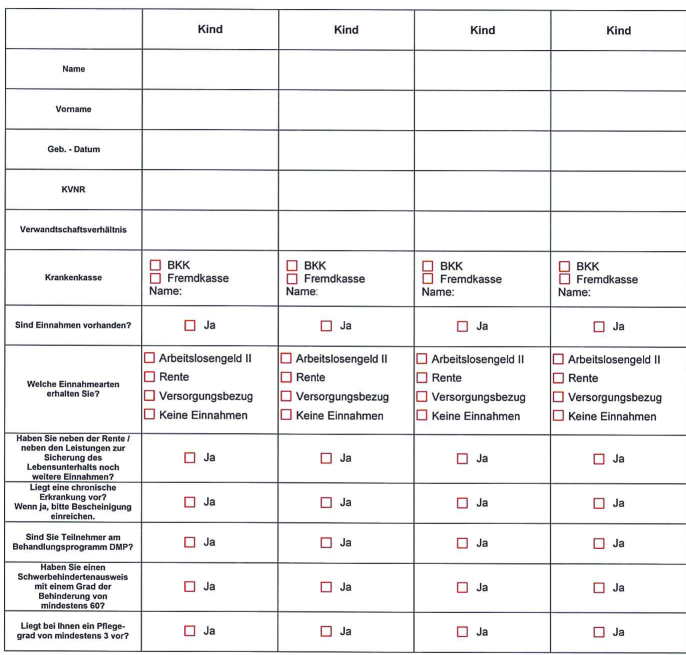
#> input picture tables/1.png, 2058 x 1963 px (shown at 1/3 size); its folder holds only this picture in this run
$ python extract_cells.py   (older library calls are emulated)
#> lines starting #> are read from the running program, lines starting #| are printed output that depends on the picture; after the words box and inside, x2 and y2 are one past the last pixel; in counts of white or black regions, pixels touching at a corner belong together
### detect.py
import cv2
import numpy as np
import pandas as pd
import matplotlib.pyplot as plt
import os


def detect_box(image, config):
    mask = np.zeros(image.shape, dtype=np.uint8)
    mask_2 = mask.copy()
    gray_scale=cv2.cvtColor(image,cv2.COLOR_BGR2GRAY)

    thresh = cv2.threshold(gray_scale, 0, 255, cv2.THRESH_BINARY_INV + cv2.THRESH_OTSU)[1]

    # Detect the grid boarder
    cnts = cv2.findContours(thresh, cv2.RETR_EXTERNAL, cv2.CHAIN_APPROX_SIMPLE)
    cnts = cnts[0] if len(cnts) == 2 else cnts[1]
    for c in cnts:
        area = cv2.contourArea(c)
        if area > 100000:
            cv2.drawContours(mask, [c], -1, (255,255,255), -1)
            cv2.drawContours(mask_2, [c], -1, (255,255,255), 10)

    mask = cv2.cvtColor(mask, cv2.COLOR_BGR2GRAY)
    mask_2 = cv2.cvtColor(mask_2, cv2.COLOR_BGR2GRAY)
    filled_mask = mask_2.copy()
    mask = cv2.bitwise_and(mask, thresh)


    # Find horizontal line
    kernal_h = cv2.getStructuringElement(cv2.MORPH_RECT, (55,1))
    detect_horizontal = cv2.morphologyEx(mask, cv2.MORPH_OPEN, kernal_h, iterations=1)
    detect_horizontal = cv2.dilate(detect_horizontal, kernal_h, iterations = 5)
    lines = cv2.HoughLinesP(detect_horizontal, config['HOUGHLINES']['RHO'], config['HOUGHLINES']['THETA'],
                            config['HOUGHLINES']['THRESHOLD'], np.array([]),
                        config['HOUGHLINES']['HORIZONTAL_MIN_LINE_LENGTH'], config['HOUGHLINES']['MAX_LINE_GAP'])

    # Draw horizontal lines
    for line in lines:
        for x1,y1,x2,y2 in line:
            cv2.line(filled_mask,(x1,y1),(x2,y2),(128,128,128),3)

    # Find vertical lines
    kernal_v = cv2.getStructuringElement(cv2.MORPH_RECT, (1,55))
    detect_vertical = cv2.morphologyEx(mask, cv2.MORPH_OPEN, kernal_v, iterations=2)
    detect_vertical = cv2.dilate(detect_vertical, kernal_v, iterations = 10)
    lines = cv2.HoughLinesP(detect_vertical, config['HOUGHLINES']['RHO'], config['HOUGHLINES']['THETA'],
                            config['HOUGHLINES']['THRESHOLD'], np.array([]),
                        config['HOUGHLINES']['VERTICAL_MIN_LINE_LENGTH'], config['HOUGHLINES']['MAX_LINE_GAP'])

    # Draw vertical lines
    for line in lines:
        for x1,y1,x2,y2 in line:
            cv2.line(filled_mask,(x1,y1),(x2,y2),(128,128,128),3)

    img_bin_final = cv2.bitwise_and(mask, filled_mask)
    img_bin_final = cv2.threshold(img_bin_final, 128, 255, cv2.THRESH_BINARY_INV + cv2.THRESH_OTSU)[1]
    final_kernel=np.ones((3,3), np.uint8)
    img_bin_final=cv2.dilate(~img_bin_final,final_kernel,iterations=5)

    ret, labels, stats,centroids = cv2.connectedComponentsWithStats(~img_bin_final, connectivity=8, ltype=cv2.CV_32S)
    for x,y,w,h,area in stats:
            image_temp = image.copy()
            cv2.rectangle(image_temp,(x,y),(x+w,y+h),(255,0,0), 5)

    stats = stats[2:]
    stats = sorted(stats.tolist(), key=lambda b:b[1], reverse=False)

    #Creating a list of heights for all detected boxes
    heights = [stats[i][3] for i in range(len(stats))]
    mean = np.mean(heights)

    #Creating two lists to define row and column in which cell is located
    row=[]
    column=[]
    #Sorting the boxes to their respective row and column
    box = stats
    for i in range(len(box)):
        if(i==0):
            column.append(box[i])
            previous=box[i]
        else:
            if(box[i][1]<=previous[1]+mean/2):
                column.append(box[i])
                previous=box[i]
                if(i==len(box)-1):
                    column.sort(key= lambda row: (row[0]))
                    row.append(column)
            else:
                column.sort(key= lambda row: (row[0]))
                row.append(column)
                column=[]
                previous = box[i]
                column.append(box[i])

    return row,labels


# [3 lines that do not run on import are left out]

### extract_cells.py
import argparse
from dataclasses import dataclass
from pathlib import Path
from typing import List
from detect import detect_box
import numpy as np
import cv2
from tqdm.auto import tqdm


@dataclass
class BoxAnnotation:
    # this is a common data structure we use in many projects, pls use it as it is.
    x: int  # upper left corner x (absolute)
    y: int  # upper left corner y (absolute)
    width: int  # box width (absolute)
    height: int  # box height (absolute)
    class_name: str  # identifier for row and column starting at 0 (format: f"cell-{row}-{col}")


class TableAnalysis:

    config = {
        "parameter1": 42,
        "HOUGHLINES":{
            "RHO": 1,
            "THETA": np.pi/180,
            "THRESHOLD": 15, # For delete
            "HORIZONTAL_MIN_LINE_LENGTH": 50,  # minimum  pixels making up a line (recommend at 50)
            "VERTICAL_MIN_LINE_LENGTH": 600,  # minimum pixels making up a line (recommend at 700)
            "MAX_LINE_GAP": 50},
        "PERCENT_BOX_MAX_WIDTH": 0.4,  # Size of the box to percent depends on the size of image 0 ~ 1 (recommend at 0.4)
        "PERCENT_BOX_MIN_WIDTH": 0.1,  # 0 ~ 1 (recommend at 0.1)
        "PERCENT_BOX_MAX_HEIGHT": 0.5,  # 0 ~ 1 (recommend at 0.5)
        "PERCENT_BOX_MIN_HEIGHT": 0.03  # 0 ~ 1 (recommend at 0.03)
        # you should insert all config parameters here -> we will be able to read and change it with our framework
    }

    def process(self, filepath: Path) -> List[BoxAnnotation]:

        box_annotations: List[BoxAnnotation] = []

        # TODO: Insert your code (only) here, you can also write it in separate files and call it from here
        image = cv2.imread(str(filepath))
        stats, labels = detect_box(image, self.config)
        image_width = image.shape[0]
        image_height = image.shape[1]

        # example which creates one cell that covers the whole image
        for row, stat in enumerate(stats):
            col = 0
            for x_axis, y_axis, w, h, area in stat:
                if image_width*self.config["PERCENT_BOX_MAX_WIDTH"] > w > image_width*self.config["PERCENT_BOX_MIN_WIDTH"] \
                    and image_height*self.config["PERCENT_BOX_MAX_HEIGHT"] > h > image_height*self.config["PERCENT_BOX_MIN_HEIGHT"]:
                    box_annotations.append(BoxAnnotation(x=x_axis, y=y_axis , width=w, height=h, class_name=f"cell-{row}-{col}"))
                    col += 1

        return box_annotations

    def write_results(self, box_annotations: List[BoxAnnotation], filepath: Path, output_dir: Path):
        # this function should also not be changed

        # create output directory
        output_dir.mkdir(parents=True, exist_ok=True)

        image = cv2.imread(str(filepath), cv2.IMREAD_COLOR)
        image_height: int
        image_width: int
        image_height, image_width, *_ = image.shape

        for annotation in box_annotations:
            x1 = max(0, annotation.x)
            y1 = max(0, annotation.y)
            x2 = min(image_width, x1 + annotation.width)
            y2 = min(image_height, y1 + annotation.height)

            cell = image[y1:y2, x1:x2, ...]

            cv2.imwrite(f"{output_dir/annotation.class_name}.png", cell)


def main(table_dir: str, result_dir: str):
    # this part calls the process function above for every picture (pls. dont change it)
    table_analysis = TableAnalysis()

    tables = list(Path(table_dir).glob("*.png"))

    filepath: Path
    for filepath in tqdm(tables, desc="Processing Tables", unit="tables"):
        box_annotations = table_analysis.process(filepath)
#> in process, image is the input picture: shape (1963, 2058, 3); mean B, G, R 240.5, 239.9, 240.5
#> in detect_box, `thresh = cv2.threshold(gray_scale, 0, 255, cv2.THRESH_BINARY_INV + cv2..`:
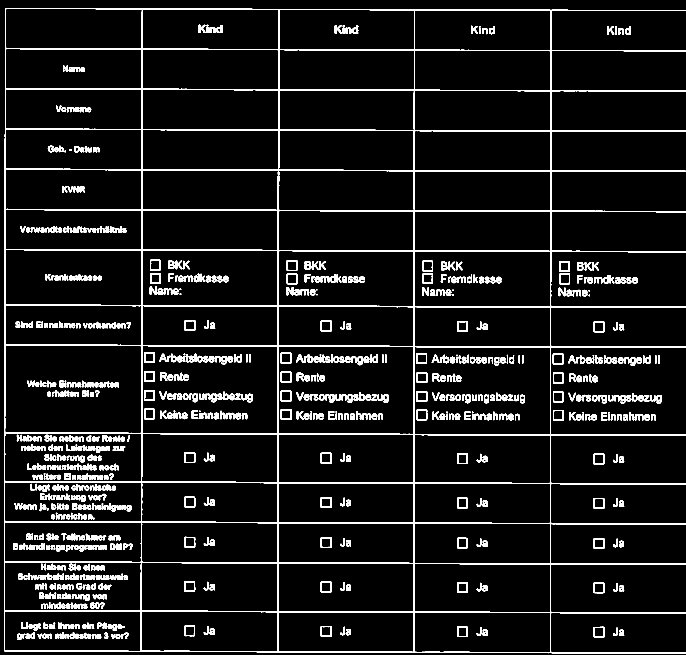
#> thresh: shape (1963, 2058) (shown at 1/3 size); 7.4% white; 833 white regions (22 under 20 px)
#> in detect_box, `cnts = cv2.findContours(thresh, cv2.RETR_EXTERNAL, cv2.CHAIN_APPROX_SI..`: cnts = 104 contours, 5 with area under 20; largest, box (x1, y1, x2, y2) and area: (12, 24, 2058, 1961) 3179223, (1677, 783, 1710, 816) 1018, (1781, 964, 1814, 997) 1006, (1658, 1060, 1691, 1093) 990, (1781, 1494, 1814, 1527) 990
#> the loop in detect_box, `for c in cnts:` made 104 passes
#> area on passes 1 to 8: 193, 124.5, 985.5, 195, 126, 981.5, 199.5, 131
#> after the loop in detect_box, `for c in cnts:`:
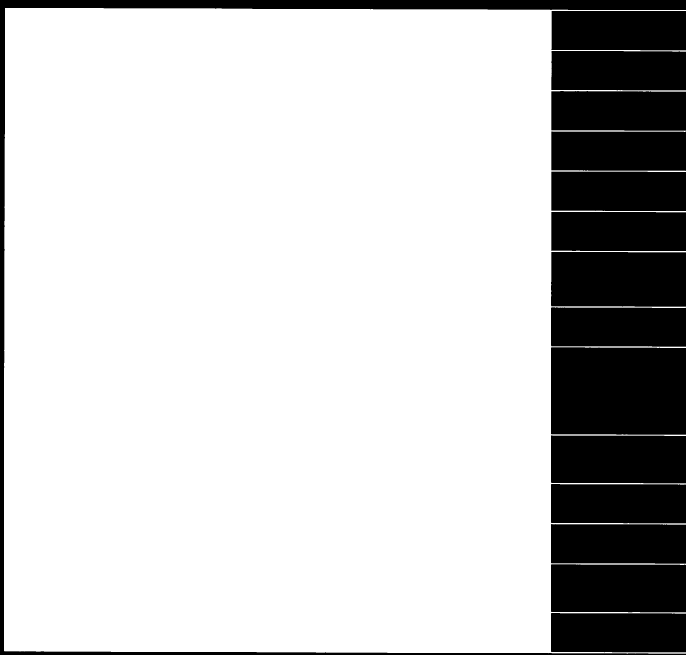
#> mask: shape (1963, 2058, 3) (shown at 1/3 size); 78.9% white; 15 black regions, largest, box (x1, y1, x2, y2) and area: (1653, 1042, 2058, 1304) 105522, (0, 0, 2058, 1963) 92029, (1653, 756, 2058, 920) 65890
#> in detect_box, `lines = cv2.HoughLinesP(detect_horizontal, config['HOUGHLINES']['RHO']..`: lines = 149 rows, first 6: [18, 148, 1298, 148], [30, 1688, 1362, 1688], [762, 150, 2055, 150], [567, 270, 1984, 270], [621, 1303, 1983, 1303], [297, 918, 1676, 918]
#> the loop in detect_box, `for line in lines:` made 149 passes
#> after the loop in detect_box, `for line in lines:`:
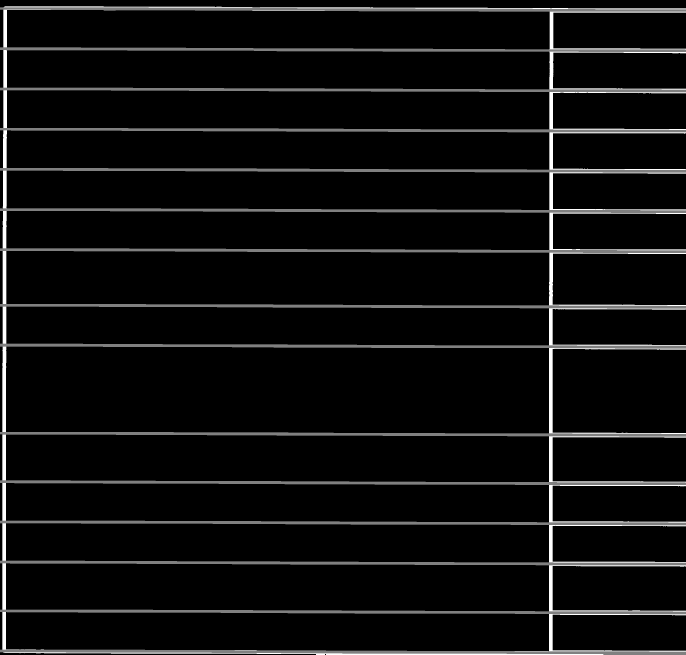
#> filled_mask: shape (1963, 2058) (shown at 1/3 size); min 0, max 255, mean 13.3
#> in detect_box, `kernal_v = cv2.getStructuringElement(cv2.MORPH_RECT, (1,55))`: kernal_v = 55 values from 1 to 1
#> in detect_box, `detect_vertical = cv2.dilate(detect_vertical, kernal_v, iterations = 10)`:
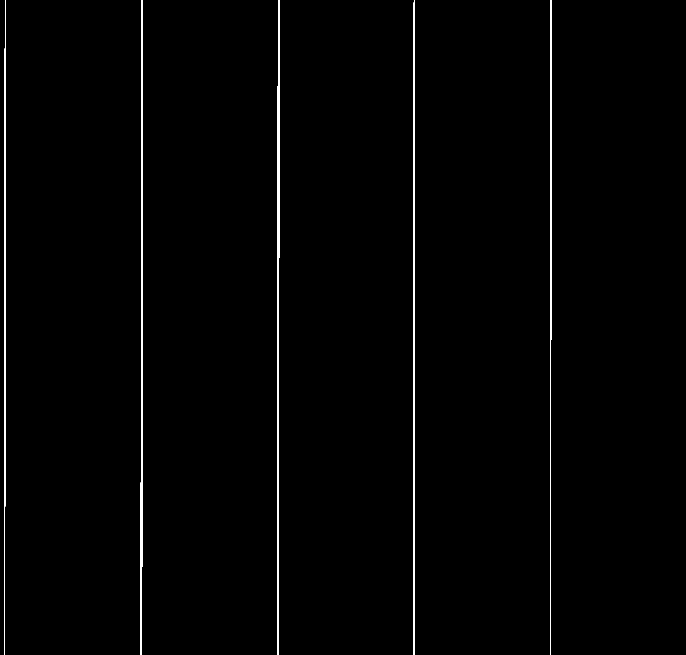
#> detect_vertical: shape (1963, 2058) (shown at 1/3 size); 1% white; 5 white regions, box (x1, y1, x2, y2) and area: (832, 0, 838, 1963) 8911, (422, 0, 429, 1963) 8878, (1240, 0, 1245, 1963) 8255, (12, 0, 18, 1963) 8115, (1650, 0, 1655, 1963) 7102
#> in detect_box, `lines = cv2.HoughLinesP(detect_vertical, config['HOUGHLINES']['RHO'], ..`: lines = 26 rows, first 6: [14, 1962, 14, 145], [834, 1962, 834, 0], [835, 1953, 835, 0], [1244, 1184, 1244, 0], [424, 1962, 424, 236], [425, 1962, 425, 0]
#> the loop in detect_box, `for line in lines:` made 26 passes
#> after the loop in detect_box, `for line in lines:`:
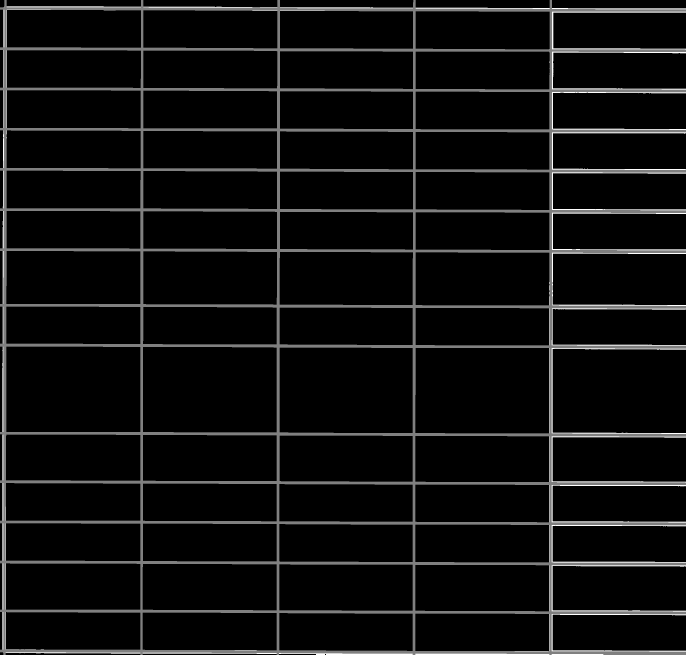
#> filled_mask: shape (1963, 2058) (shown at 1/3 size); 1.83% of pixels changed, all inside (x1, y1, x2, y2) = (10, 0, 1656, 1963)
#> in detect_box, `ret, labels, stats,centroids = cv2.connectedComponentsWithStats(~img_b..`:
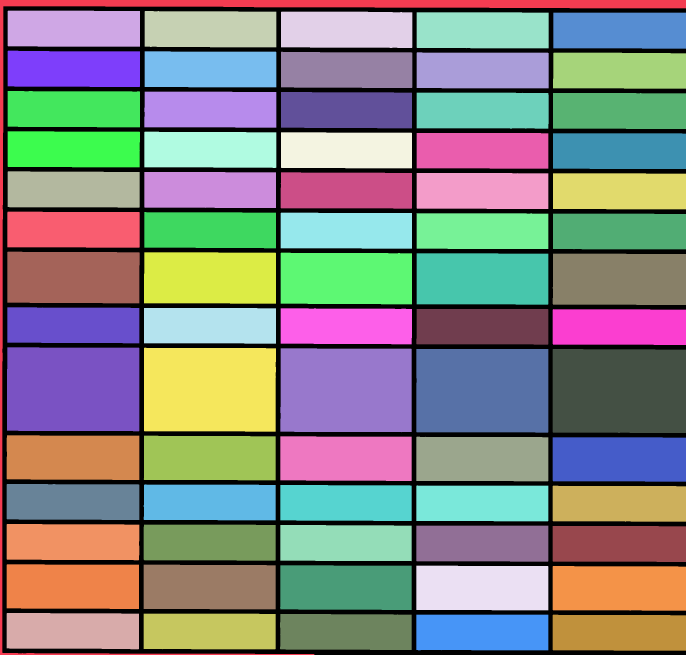
#> labels: shape (1963, 2058) int32 (shown at 1/3 size); 72 distinct labels, from 0 to 71; one colour per label, 0 black
#> in detect_box, `ret, labels, stats,centroids = cv2.connectedComponentsWithStats(~img_b..`: ret = 72; stats = 72 rows, first 6: [7, 19, 2051, 1944, 538130], [0, 0, 2058, 1963, 63156], [23, 32, 397, 108, 42646], [434, 33, 395, 109, 42349], [843, 35, 394, 109, 42329], [1250, 37, 396, 108, 42527]; centroids = 72 pairs, first value 217.9 to 1858.9, second value 85.56 to 1897.8
#> the loop in detect_box, `for x,y,w,h,area in stats:` made 72 passes
#> in detect_box, `stats = stats[2:]`: stats = 70 rows, first 6: [23, 32, 397, 108, 42646], [434, 33, 395, 109, 42349], [843, 35, 394, 109, 42329], [1250, 37, 396, 108, 42527], [1660, 38, 398, 108, 42718], [23, 152, 397, 109, 42368]
#> in detect_box, `stats = sorted(stats.tolist(), key=lambda b:b[1], reverse=False)`: stats = 70 items, first 6: [23, 32, 397, 108, 42646], [434, 33, 395, 109, 42349], [843, 35, 394, 109, 42329], [1250, 37, 396, 108, 42527], [1660, 38, 398, 108, 42718], [23, 152, 397, 109, 42368]
#> in detect_box, `heights = [stats[i][3] for i in range(len(stats))]`: heights = 70 values, max 252 at index 40, min 107 at index 18, mean 125.4
#> in detect_box, `mean = np.mean(heights)`: mean = 125.4
#> in detect_box, `box = stats`: box has the same summary as stats
#> the loop in detect_box, `for i in range(len(box)):` made 70 passes
#> after the loop in detect_box, `for i in range(len(box)):`: row = 14 items
#> the loop in process, `for row, stat in enumerate(stats):` made 14 passes
#> after the loop in process, `for row, stat in enumerate(stats):`: box_annotations = 70 items
#> box_annotations = 70 items
        output_dir = Path(result_dir, filepath.stem)
        table_analysis.write_results(box_annotations, filepath, output_dir)
#> the loop in write_results, `for annotation in box_annotations:` made 70 passes
#> (x1, y1, x2, y2) on passes 1 to 8: (23, 32, 420, 140), (434, 33, 829, 142), (843, 35, 1237, 144), (1250, 37, 1646, 145), (1660, 38, 2058, 146), (23, 152, 420, 261), (434, 154, 829, 262), (843, 155, 1237, 264)
#> pass 2, in write_results, `cell = image[y1:y2, x1:x2, ...]`:
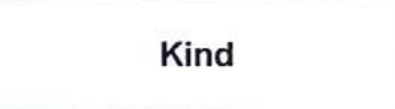
#> cell: shape (109, 395, 3); mean B, G, R 250.4, 250.1, 250.2


if __name__ == "__main__":
    parser = argparse.ArgumentParser()
    parser.add_argument("table_dir", type=str, nargs="?", default="./tables")
    parser.add_argument("result_dir", type=str, nargs="?", default="./results")
    args = parser.parse_args()
    main(table_dir=args.table_dir, result_dir=args.result_dir)

$ run again, on tables/10.png
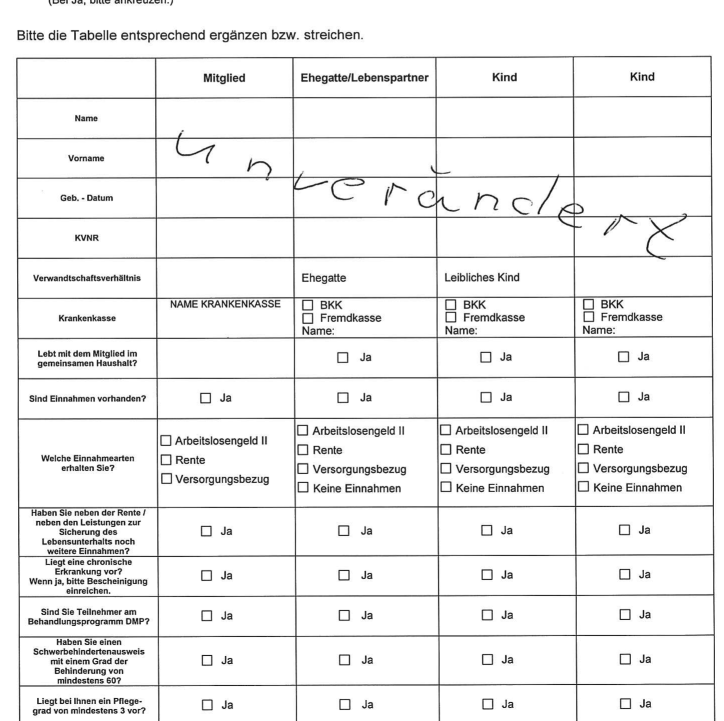
#> input picture tables/10.png, 2170 x 2162 px (shown at 1/3 size)
#> in process, image is the input picture: shape (2162, 2170, 3); min 0, max 255, mean 239.8
#> thresh: shape (2162, 2170); 7.4% white; 1002 white regions (35 under 20 px)
#> cnts = 134 contours, 9 with area under 20; largest, box (x1, y1, x2, y2) and area: (49, 167, 2146, 2162) 3935143, (1018, 2097, 1052, 2130) 1029, (1447, 2096, 1480, 2129) 1017, (1860, 2095, 1893, 2127) 990, (605, 2098, 638, 2131) 988
#> the loop in detect_box, `for c in cnts:` made 134 passes
#> area on passes 1 to 8: 143.5, 84.5, 91.5, 107, 110, 93.5, 107, 101.5
#> in detect_box, `lines = cv2.HoughLinesP(detect_horizontal, config['HOUGHLINES']['RHO']..`: lines = 139 rows, first 6: [1043, 1011, 2169, 1011], [0, 1256, 1325, 1256], [0, 2056, 1535, 2056], [516, 1667, 1865, 1667], [155, 1521, 1680, 1521], [407, 292, 1857, 292]
#> the loop in detect_box, `for line in lines:` made 139 passes
#> after the loop in detect_box, `for line in lines:`:
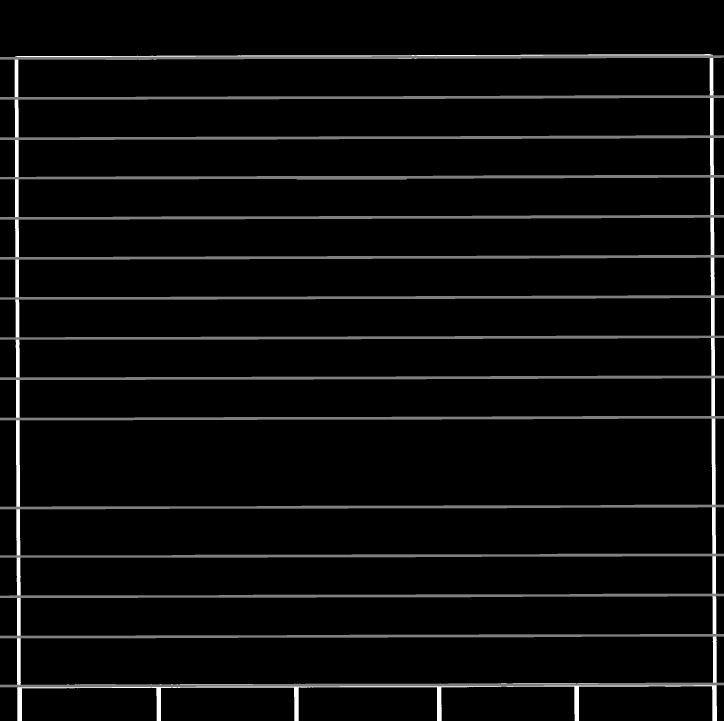
#> filled_mask: shape (2162, 2170) (shown at 1/3 size); min 0, max 255, mean 10.5
#> kernal_v = 55 values from 1 to 1
#> in detect_box, `lines = cv2.HoughLinesP(detect_vertical, config['HOUGHLINES']['RHO'], ..`: lines = 66 rows, first 6: [55, 1997, 55, 662], [54, 1883, 54, 410], [1313, 1932, 1313, 758], [2139, 1962, 2139, 778], [51, 1162, 51, 0], [882, 1559, 882, 348]
#> the loop in detect_box, `for line in lines:` made 66 passes
#> labels: shape (2162, 2170) int32; 77 distinct labels, from 0 to 76
#> in detect_box, `ret, labels, stats,centroids = cv2.connectedComponentsWithStats(~img_b..`: ret = 77; stats = 77 rows, first 6: [44, 162, 2107, 2000, 578640], [0, 0, 2170, 2162, 504090], [1315, 177, 398, 109, 42425], [1726, 176, 401, 108, 42566], [886, 179, 416, 107, 44231], [58, 181, 402, 107, 42864]; centroids = 77 pairs, first value 258.9 to 1936.8, second value 229.6 to 2112.7
#> the loop in detect_box, `for x,y,w,h,area in stats:` made 77 passes
#> in detect_box, `stats = stats[2:]`: stats = 75 rows, first 6: [1315, 177, 398, 109, 42425], [1726, 176, 401, 108, 42566], [886, 179, 416, 107, 44231], [58, 181, 402, 107, 42864], [474, 180, 398, 108, 42423], [1728, 296, 399, 109, 42599]
#> in detect_box, `stats = sorted(stats.tolist(), key=lambda b:b[1], reverse=False)`: stats = 75 items, first 6: [1726, 176, 401, 108, 42566], [1315, 177, 398, 109, 42425], [886, 179, 416, 107, 44231], [474, 180, 398, 108, 42423], [58, 181, 402, 107, 42864], [1728, 296, 399, 109, 42599]
#> heights = 75 values, max 255 at index 45, min 98 at index 74, mean 120.5
#> mean = 120.5
#> box has the same summary as stats
#> the loop in detect_box, `for i in range(len(box)):` made 75 passes
#> after the loop in detect_box, `for i in range(len(box)):`: row = 15 items
#> the loop in process, `for row, stat in enumerate(stats):` made 15 passes
#> after the loop in process, `for row, stat in enumerate(stats):`: box_annotations = 75 items
#> the loop in write_results, `for annotation in box_annotations:` made 75 passes
#> (x1, y1, x2, y2) on passes 1 to 8: (58, 181, 460, 288), (474, 180, 872, 288), (886, 179, 1302, 286), (1315, 177, 1713, 286), (1726, 176, 2127, 284), (58, 301, 461, 409), (474, 300, 873, 408), (886, 299, 1302, 407)
#> pass 3, in write_results, `cell = image[y1:y2, x1:x2, ...]`:
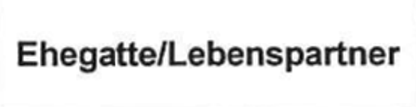
#> cell: shape (107, 416, 3); min 1, max 255, mean 232.2
